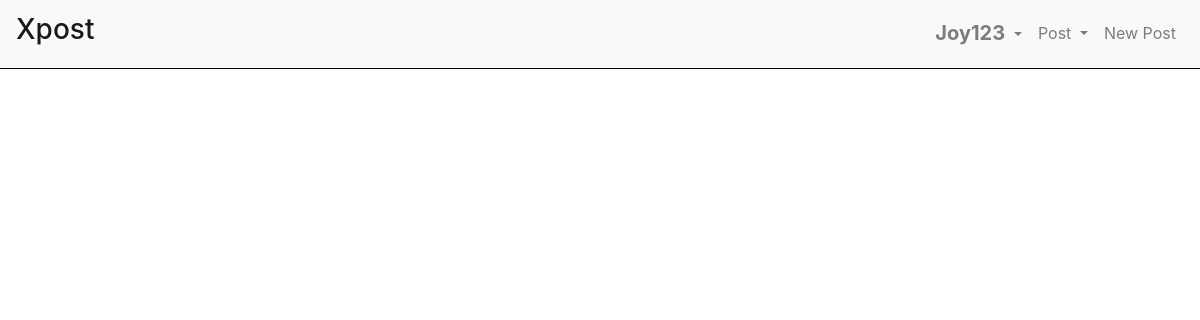
Page /timeline/ (signed in) on the earlier database version.
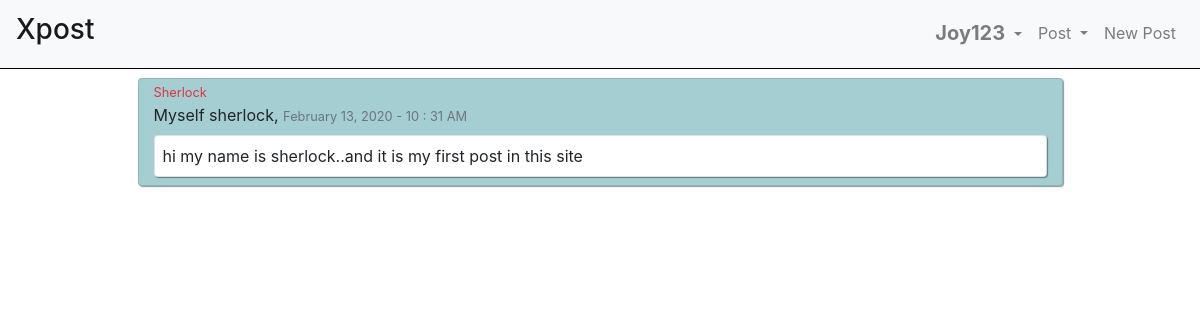
Same page on the later database version.
### userposts/models.py (models this page shows, shortened)
class Posts(models.Model):
    author = models.ForeignKey(User, on_delete=models.CASCADE)
    title = models.CharField(max_length=150)
    post = models.TextField()
    dateOfPost = models.DateTimeField(default=timezone.now)

### timeline/views.py (the view)
# urls.py: path('', views.timeline, name='timeline')
@login_required(login_url='../login')
def timeline(response):
    myFollowing = Follower.objects.filter(follower_id=response.user.id)
    ids = []
    for f in myFollowing:
        ids.append(f.following_id)
    allPosts = Posts.objects.filter(author_id__in=ids).order_by('-dateOfPost')
    return render(response, 'timeline/timeline.html', {'posts': allPosts})

### timeline/templates/timeline/timeline.html (shortened to what this page needs)
{% extends 'base.html' %}
{% block content %}
{% for post in posts %}
<div class="card col-10 mx-auto my-2"
    style="box-shadow: 1px 1px 1px rgba(13, 54, 54, 0.507);background-color: #0a7a865e;">
    <div class="card-text">
        <small class="text-danger">{{post.author|capfirst}}</small>
    </div>
    <div class="card-text">
        {{post.title|capfirst}},
        <small class="text-muted">
            {{post.dateOfPost|date:"F d, Y - H : i A"}}
        </small>
    </div>
    <div class="card pl-2 py-2 my-2" style="box-shadow: 1px 1px 1px rgba(13, 54, 54, 0.507);">
        {{post.post}}
    </div>
</div>
{% endfor %}
{% endblock content %}

Differences in the rows shown:
added Posts: author "Sherlock", title "Myself sherlock", dateOfPost "February 13, 2020 - 10 : 31 AM", post "hi my name is sherlock..and it is my first post in this site"
